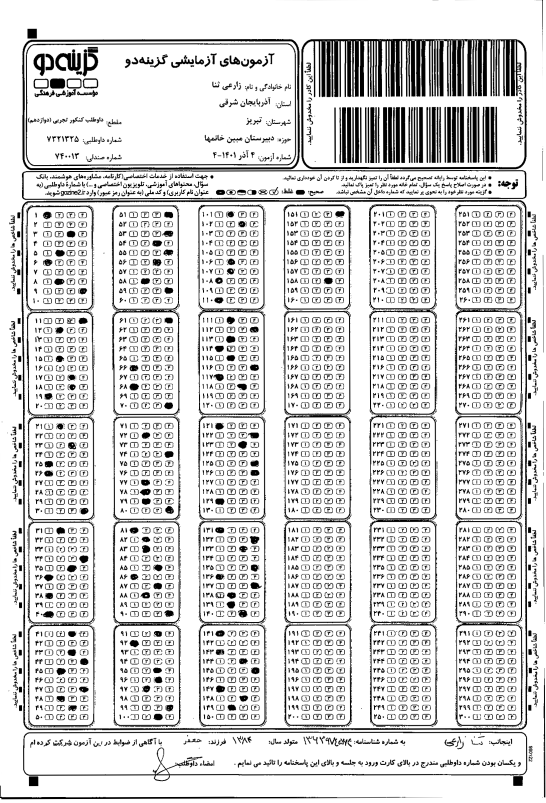
#> input picture opencv/SanaZarei.tiff, 1638 x 2409 px (shown at 1/3 size); its folder holds 6 pictures in this run
$ python 4011830221.py
#> lines starting #> are read from the running program, lines starting #| are printed output that depends on the picture; after the words box and inside, x2 and y2 are one past the last pixel; in counts of white or black regions, pixels touching at a corner belong together
import cv2
import numpy as np
import matplotlib.pyplot as plt
import pandas as pd
import os


class ClassScore:
    def __init__(self, siyah=None, sabz=None):
        self.siyah = siyah
        self.sabz = sabz
        self.TP = 0
        self.javab = np.zeros((164, 4))
        self.javab_axar = None
        self.pasox = np.zeros((165, 4))
        self._count_TRUE = 0
        self._count_FALSE = 0
        self._count_NONE = 0

    def score(self):
        gozine = cv2.imread(self.siyah)
#> gozine is the input picture: shape (2409, 1638, 3); min 0, max 255, mean 214.2
        image = cv2.imread(self.sabz)
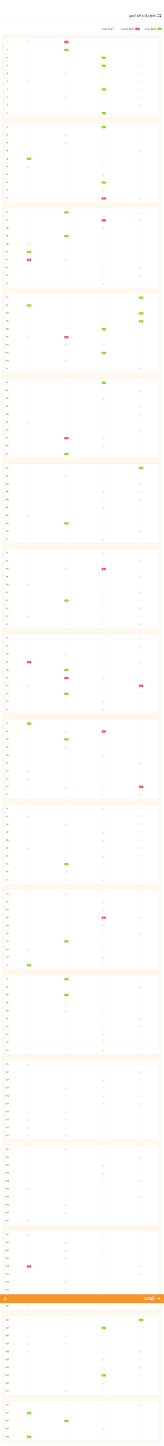
#> input picture opencv/kild.png, 1802 x 15904 px (shown at 1/11 size)
#> image is the input picture: shape (15904, 1802, 3); mean B, G, R 251, 253.1, 254.2
        hsv = cv2.cvtColor(image, cv2.COLOR_BGR2HSV)
#> hsv: shape (15904, 1802, 3); mean H, S, V 1.9, 3.5, 254.4
        lower_green = np.array([36, 25, 25])
        upper_green = np.array([70, 255, 255])
        green_mask = cv2.inRange(hsv, lower_green, upper_green)
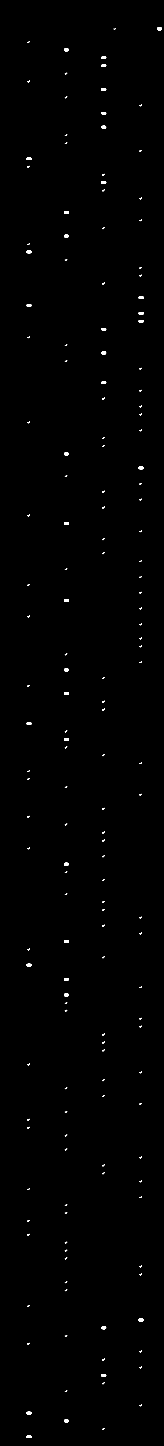
#> green_mask: shape (15904, 1802) (shown at 1/11 size); 0.21% white; 166 white regions
        contours, _ = cv2.findContours(
            green_mask, cv2.RETR_EXTERNAL, cv2.CHAIN_APPROX_SIMPLE)
#> contours = 166 contours; largest, box (x1, y1, x2, y2) and area: (1526, 3433, 1578, 3461) 1223, (1116, 15115, 1167, 15143) 1182, (705, 10931, 756, 10959) 1182, (705, 7617, 756, 7645) 1182, (294, 10603, 344, 10631) 1178
        bounding_boxes = []
        javab = np.zeros((164, 4))

        for contour in contours:
            x, y, w, h = cv2.boundingRect(contour)
            bounding_boxes.append((x, y, w, h))
#> this loop made 166 passes
#> (x, y, w, h) on passes 1 to 3: (294, 15792, 50, 26), (1125, 15709, 25, 19), (705, 15617, 51, 27)
#> after the loop, bounding_boxes = 166 items, first 6: (294, 15792, 50, 26), (1125, 15709, 25, 19), (705, 15617, 51, 27), (294, 15531, 50, 26), (1536, 15449, 25, 19), (714, 15293, 25, 19)

        new = bounding_boxes[:-2]
#> new = 164 items, first 6: (294, 15792, 50, 26), (1125, 15709, 25, 19), (705, 15617, 51, 27), (294, 15531, 50, 26), (1536, 15449, 25, 19), (714, 15293, 25, 19)
        new.reverse()
        for pos in new:
            cv2.rectangle(
                image, (pos[0], pos[1]), (pos[0] + pos[2], pos[1] + pos[3]), (0, 0, 0), 2)
#> this loop made 164 passes
#> pos on passes 1 to 3: (303, 453, 25, 19), (705, 536, 51, 26), (1116, 622, 51, 26)

        answers = []
        for i, box in enumerate(new):
            answer = {
                "gozine": i + 1,
                "coor": (box[0], box[1], box[2], box[3])
            }
            answers.append(answer)
#> this loop made 164 passes
#> answer on passes 1 to 3: {'gozine': 1, 'coor': (303, 453, 25, 19)}, {'gozine': 2, 'coor': (705, 536, 51, 26)}, {'gozine': 3, 'coor': (1116, 622, 51, 26)}
#> after the loop, answers = 164 items

        for index in range(len(new)):
            if new[index][0] == 294 or new[index][0] == 303:
                self.javab[index][0] = 1
            elif new[index][0] == 705 or new[index][0] == 714:
                self.javab[index][1] = 1
            elif new[index][0] == 1116 or new[index][0] == 1125:
                self.javab[index][2] = 1
            elif new[index][0] == 1536 or new[index][0] == 1526:
                self.javab[index][3] = 1
#> after the loop, self.javab = 164 rows, first 6: [1, 0, 0, 0], [0, 1, 0, 0], [0, 0, 1, 0], [0, 0, 1, 0], [0, 1, 0, 0], [1, 0, 0, 0]

        self.javab_axar = np.insert(self.javab, 148, [[0, 0, 1, 0]], axis=0)
#> self.javab_axar = 165 rows, first 6: [1, 0, 0, 0], [0, 1, 0, 0], [0, 0, 1, 0], [0, 0, 1, 0], [0, 1, 0, 0], [1, 0, 0, 0]

        Total = len(self.javab_axar)
#> Total = 165

        # =============================================siyah==================================================
        gray = cv2.cvtColor(gozine, cv2.COLOR_BGR2GRAY)
        cropped = gozine[620:2167, 90:1045]

        boxes = [cropped[10:293, 35:176], cropped[330:610, 40:178], cropped[645:925, 40:180], cropped[960:1230, 40:180], cropped[1270:1540, 40:180],
                 cropped[10:293, 295:430], cropped[330:610, 295:430], cropped[645:925,
                                                                              295:430], cropped[960:1230, 295:430], cropped[1270:1540, 295:430],
                 cropped[10:293, 554:695], cropped[330:610, 554:695], cropped[645:925,
                                                                              556:695], cropped[960:1230, 556:695], cropped[1270:1540, 556:695],
                 cropped[10:293, 809:948], cropped[330:610, 809:948]]

        lower_black = np.array([0, 0, 0])
        upper_black = np.array([0, 0, 0])
        color = [0, 255, 0]
        started_y = [(5, 25), (30, 47), (60, 77), (89, 107), (118, 134),
                     (145, 165), (175, 190), (200, 220), (230, 247), (258, 278)]
        started_x = [(2, 25), (35, 62), (73, 98), (108, 133)]
        listt = []
        for img in boxes:
            gray2 = cv2.cvtColor(img, cv2.COLOR_BGR2GRAY)
            blur = cv2.GaussianBlur(gray2, (9, 9), 0)
            _, threshold_ = cv2.threshold(blur, 0, 255, cv2.THRESH_BINARY_INV)
            inverted_image = cv2.bitwise_not(threshold_)
            # cn , _ = cv2.findContours(inverted_image,cv2.RETR_EXTERNAL,cv2.CHAIN_APPROX_SIMPLE) --> for find position of y , x
            imagee = cv2.cvtColor(inverted_image, cv2.COLOR_GRAY2BGR)

            for soal in started_y:
                ls = []
                listt.append(ls)
                for gozine in started_x:
                    roi = inverted_image[soal[0]:soal[1], gozine[0]:gozine[1]]
                    count_black_pixels = cv2.countNonZero(255 - roi)
                    ls.append(count_black_pixels)
#> this loop made 17 passes
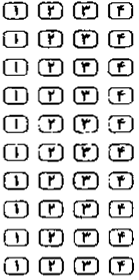
#> gray2: shape (280, 139); min 0, max 255, mean 214.2
#> inverted_image: shape (280, 139); every value is 255
#> threshold_: shape (280, 139); every value is 0
#> after the loop, listt = 170 items, first 6: [32, 0, 0, 0], [0, 0, 0, 0], [0, 0, 134, 0], [0, 0, 0, 0], [0, 124, 0, 0], [5, 0, 0, 0]

        for i in range(len(listt)):
            for pos in listt[i]:
                if pos > 1:
                    self.pasox[i][listt[i].index(pos)] = 1
                else:
                    pass
#> after the loop, self.pasox = 165 rows, first 6: [1, 0, 0, 0], [0, 0, 0, 0], [0, 0, 1, 0], [0, 0, 0, 0], [0, 1, 0, 0], [1, 0, 0, 0]

        equal_elements = np.equal(self.pasox, self.javab_axar)
#> equal_elements = 165 rows, first 6: [True, True, True, True], [True, False, True, True], [True, True, True, True], [True, True, False, True], [True, True, True, True], [True, True, True, True]
        matching_indices = np.where(equal_elements.all(axis=1))
        self._count_TRUE += len(matching_indices[0])
#> self._count_TRUE = 62
        matching_count = len(matching_indices[0])
#> matching_count = 62
        ones = np.count_nonzero(self.pasox == 1)
#> ones = 89
        self._count_FALSE += ones - matching_count
#> self._count_FALSE = 27
        self._count_NONE += len(self.pasox) - (self._count_FALSE + matching_count)
#> self._count_NONE = 76

        return (matching_count / Total) * 100

    def repersentaion(self) -> str:
        q = {}
        a = self.javab_axar
        b = self.pasox
        for i in range(len(self.javab_axar)):
            lst = []
            for j in range(4):
                if self.pasox[i][j] == 0 and self.javab_axar[i][j] == 0:
                    lst.append("-")
                if self.pasox[i][j] == 1 and self.javab_axar[i][j] == 1:
                    lst.append("True")
                if self.javab_axar[i][j] == 1 and self.pasox[i][j] == 0:
                    lst.append("TA")
                if self.javab_axar[i][j] == 0 and self.pasox[i][j] == 1:
                    lst.append("False")
            q[i+1] = lst

        d = 5
        df = pd.DataFrame.from_dict(q, orient="index", columns=range(1, 5))
        return df

    def save_status(self):
        q = {}
        for i in range(len(self.javab_axar)):
            lst = []
            for j in range(4):
                if self.pasox[i][j] == 0 and self.javab_axar[i][j] == 0:
                    lst.append("-")
                if self.pasox[i][j] == 1 and self.javab_axar[i][j] == 1:
                    lst.append("True")
                if self.javab_axar[i][j] == 0 and self.pasox[i][j] == 1:
                    lst.append("False")
            q[i+1] = lst

        d = 5
        df = pd.DataFrame.from_dict(q, orient="index", columns=range(1, 5))
        b = ((((f"{self.siyah}").split("."))[1]).split("/"))[1]
        df.to_csv(f"{b}.csv", sep=",")

    @staticmethod
    def save_allstatus(folder_path):
        items = os.listdir(folder_path)
        students = []
        path = []
        key = ''
        for item in items:
            file_path = os.path.join(folder_path, item)
            if os.path.isfile(file_path):
                file_name, file_extension = os.path.splitext(item)
                if file_extension == ".tiff":
                    students.append(file_name)
                    path.append(f"{file_name}{file_extension}")
                if file_extension == ".png":
                    key = f"{file_name}{file_extension}"
        result = {}
        for item in path:
            obj = ClassScore(f"./{item}", f"./{key}")
            obj.score()
            name = (item.split('.'))[0]
            result[name] = [obj._count_TRUE, obj._count_FALSE, obj._count_NONE]
        indexes = ["TRUE", "FALSE", "NONE"]
        df = pd.DataFrame.from_dict(result, orient="index")
        df.columns = indexes
        df.to_csv("save_all_status", sep=",")
        print("saved all status score of student sucssesfully !!")

    @staticmethod
    def save_all(folder_path):
#> called with folder_path = '../opencv'
        items = os.listdir(folder_path)
        students = []
        path = []
        key = ''
        for item in items:
            file_path = os.path.join(folder_path, item)
            if os.path.isfile(file_path):
                file_name, file_extension = os.path.splitext(item)
                if file_extension == ".tiff":
                    students.append(file_name)
                    path.append(f"{file_name}{file_extension}")
                if file_extension == ".png":
                    key = f"{file_name}{file_extension}"

        dic = {}
        for item in path:
            obj = ClassScore(f"./{item}", f"./{key}")
            name = (item.split('.'))[0]
            dic[name] = round(obj.score(), 2)
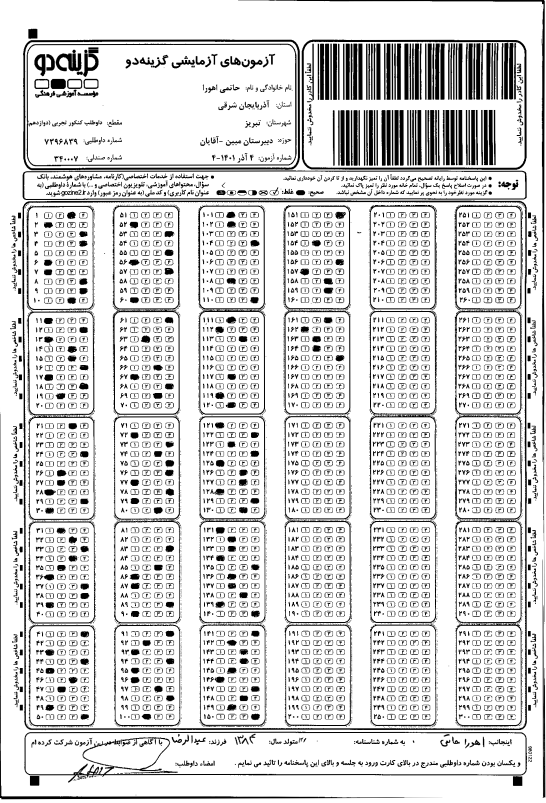
#> input picture opencv/AhuraHatami.tiff, 1638 x 2409 px (shown at 1/3 size)
#> in score, gozine is the input picture: shape (2409, 1638, 3); min 0, max 255, mean 214.5
#> the loop in score (call 2), `for contour in contours:` made 166 passes
#> the loop in score (call 2), `for pos in new:` made 164 passes
#> the loop in score (call 2), `for i, box in enumerate(new):` made 164 passes
#> the loop in score (call 2), `for img in boxes:` made 17 passes
#> after the loop in score (call 2), `for img in boxes:`:
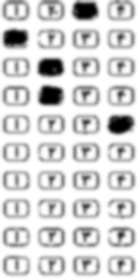
#> blur: shape (280, 139); min 0, max 255, mean 212
#> after the loop in score (call 2), `for img in boxes:`:
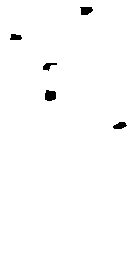
#> inverted_image: shape (280, 139); 99% white; 5 black regions, box (x1, y1, x2, y2) and area: (45, 90, 56, 101) 103, (80, 7, 93, 15) 83, (113, 122, 127, 129) 69, (10, 34, 22, 40) 59, (43, 63, 57, 71) 58
#> after the loop in score (call 2), `for img in boxes:`: listt = 170 items, first 6: [0, 0, 90, 0], [66, 0, 0, 0], [0, 0, 0, 67], [0, 0, 0, 63], [0, 0, 0, 0], [101, 0, 0, 0]
#> after the loop in score (call 2), `for i in range(len(listt)):`: self.pasox = 165 rows, first 6: [0, 0, 1, 0], [1, 0, 0, 0], [0, 0, 0, 1], [0, 0, 0, 1], [0, 0, 0, 0], [1, 0, 0, 0]
#> in score (call 2), `equal_elements = np.equal(self.pasox, self.javab_axar)`: equal_elements = 165 rows, first 6: [False, True, False, True], [False, False, True, True], [True, True, False, False], [True, True, False, False], [True, False, True, True], [True, True, True, True]
#> in score (call 2), `self._count_TRUE += len(matching_indices[0])`: self._count_TRUE = 31
#> in score (call 2), `ones = np.count_nonzero(self.pasox == 1)`: ones = 129
#> in score (call 2), `self._count_FALSE += ones - matching_count`: self._count_FALSE = 98
#> in score (call 2), `self._count_NONE += len(self.pasox) - (self._count_FALSE + matching_co..`: self._count_NONE = 36
#> pass 2 of the loop in save_all, `for item in path:`:
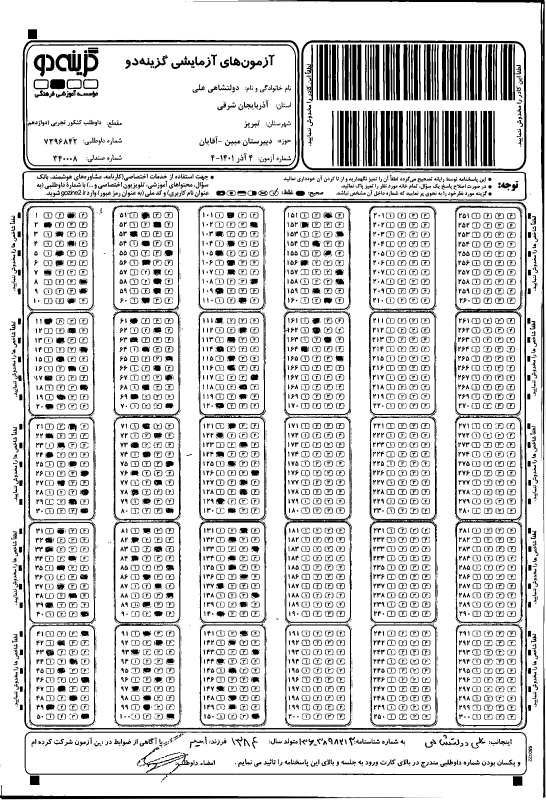
#> input picture opencv/AliDolatshahi.tiff, 1638 x 2409 px (shown at 1/3 size)
#> in score, gozine is the input picture: shape (2409, 1638, 3); min 0, max 255, mean 212.9
#> the loop in score (call 3), `for contour in contours:` made 166 passes
#> the loop in score (call 3), `for pos in new:` made 164 passes
#> the loop in score (call 3), `for i, box in enumerate(new):` made 164 passes
#> the loop in score (call 3), `for img in boxes:` made 17 passes
#> pass 1, in score (call 3), `_, threshold_ = cv2.threshold(blur, 0, 255, cv2.THRESH_BINARY_INV)`:
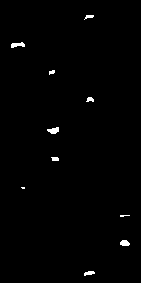
#> threshold_: shape (283, 141); 0.81% white; 10 white regions (2 under 20 px), largest, box (x1, y1, x2, y2) and area: (47, 127, 59, 134) 57, (11, 42, 25, 48) 54, (120, 240, 130, 246) 48
#> after the loop in score (call 3), `for img in boxes:`:
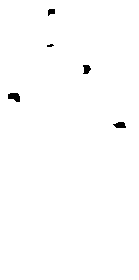
#> inverted_image: shape (280, 139); 99.4% white; 5 black regions (1 under 20 px), largest, box (x1, y1, x2, y2) and area: (8, 93, 20, 102) 81, (113, 122, 126, 128) 59, (83, 65, 91, 74) 54, (48, 9, 55, 16) 37
#> pass 3 of the loop in save_all, `for item in path:`:
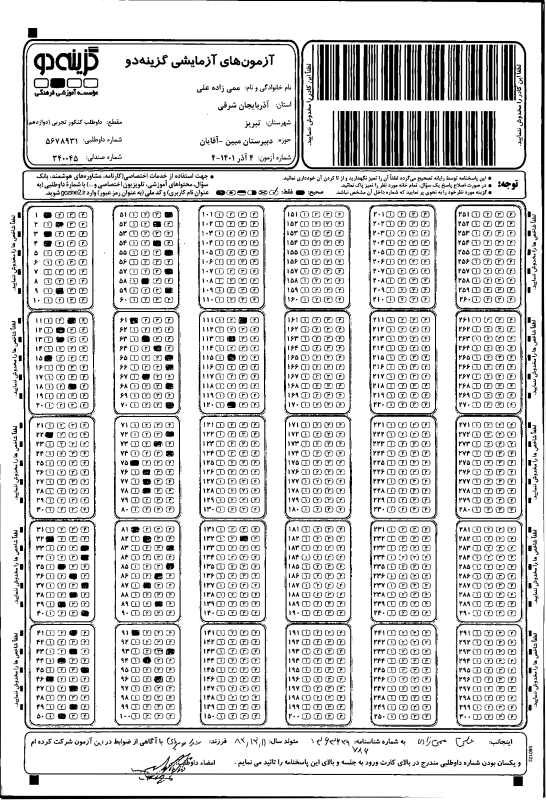
#> input picture opencv/AliMamizade.tiff, 1638 x 2409 px (shown at 1/3 size)
#> in score, gozine is the input picture: shape (2409, 1638, 3); min 0, max 255, mean 213.4
#> the loop in score (call 4), `for pos in new:` made 164 passes
#> the loop in score (call 4), `for i, box in enumerate(new):` made 164 passes
#> the loop in score (call 4), `for img in boxes:` made 17 passes
#> pass 1, in score (call 4), `_, threshold_ = cv2.threshold(blur, 0, 255, cv2.THRESH_BINARY_INV)`:
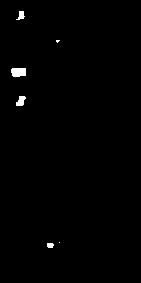
#> threshold_: shape (283, 141); 0.7% white; 6 white regions (2 under 20 px), largest, box (x1, y1, x2, y2) and area: (11, 68, 26, 77) 123, (16, 96, 26, 106) 69, (16, 11, 25, 20) 47, (47, 243, 54, 248) 31
#> after the loop in score (call 4), `for img in boxes:`:
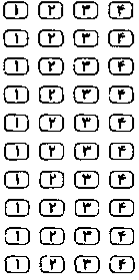
#> gray2: shape (280, 139); min 0, max 255, mean 215.3
#> the loop made 5 passes; the first 3 are shown

        df = pd.DataFrame.from_dict(dic, orient="index")
        df.to_csv("all_score", sep=",", header=False)
        print("saved all score of student sucssesfully !!")


a = ClassScore(siyah="./SanaZarei.tiff", sabz="kild.png")

a.score()
a.save_all("../opencv")
a.save_allstatus("../opencv")
#> the loop in score (call 7), `for pos in new:` made 164 passes
#> the loop in score (call 7), `for i, box in enumerate(new):` made 164 passes
#> the loop in score (call 7), `for img in boxes:` made 17 passes
#> pass 2, in score (call 7), `gray2 = cv2.cvtColor(img, cv2.COLOR_BGR2GRAY)`:
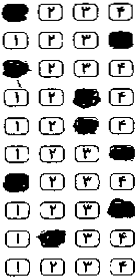
#> gray2: shape (280, 138); min 0, max 255, mean 204.2
#> pass 2 of the loop in save_allstatus, `for item in path:`:
#> pass 3 of the loop in save_allstatus, `for item in path:`:
#> the loop made 5 passes; the first 3 are shown
